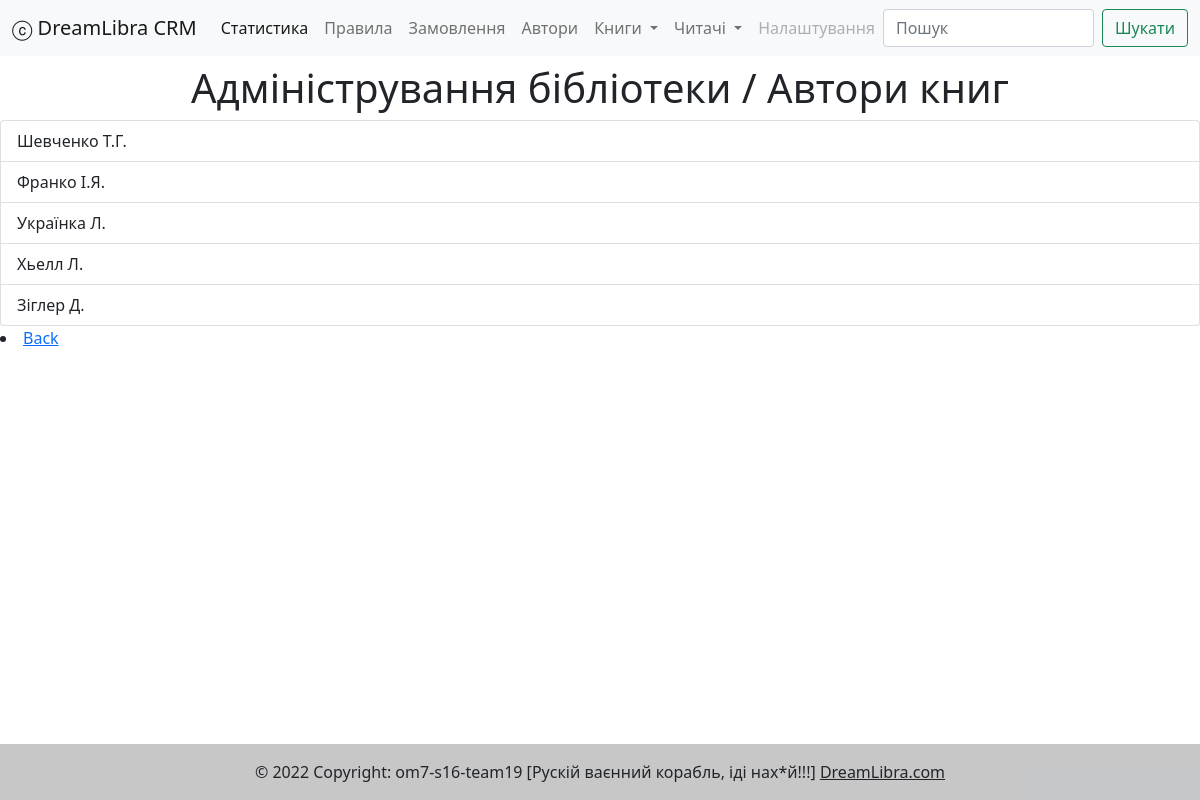
Page /author/ on the committed database.
### author/models.py (models this page shows, shortened)
class Author(models.Model):
    name = models.CharField(blank=True, max_length=20)
    surname = models.CharField(blank=True, max_length=20)
    patronymic = models.CharField(blank=True, max_length=20)
    @staticmethod
    def get_all():
        all_users = Author.objects.all()
        return all_users
    def surname_initials(self):
        patronymic_is_not_empty = self.patronymic and self.patronymic.strip()
        patronymic  = f"{self.patronymic[0]}." if patronymic_is_not_empty else ""
        return f"{self.surname} {self.name[0]}.{patronymic}".format(**vars())

### author/views.py (the view)
# urls.py: path('', AuthorList.as_view(), name='author'),
class AuthorList(ListView):
    model = Author
    template_name = "author/index.html"
    context_object_name = "authors"
    def get_context_data(self, **kwargs):
        context = super(AuthorList, self).get_context_data(**kwargs)
        context['title'] = 'Список авторів'
        context['content_title'] = 'Адміністрування бібліотеки / Автори книг'
        return context
    def get_queryset(self):
        queryset = Author.get_all()
        return queryset

### templates/author/index.html (shortened to what this page needs)
{% extends '_base.html' %}
{% block content %}
<div align = 'center'>
    <div >
		<h1>{{content_title}}</h1>
	</div>
</div>
<div class="list-group"  align = 'left'>
	{% for author in authors %}
	<button type="button" class="list-group-item list-group-item-action"  width = '200'>  {{ author.surname_initials }}</button>
	{% endfor %}
</div>
<li><a href="{% url 'index' %}">Back</a></li>
{% endblock %}

### rows in the picture
Author: surname_initials "Шевченко Т.Г."
Author: surname_initials "Франко І.Я."
Author: surname_initials "Українка Л."
Author: surname_initials "Хьелл Л."
Author: surname_initials "Зіглер Д."

### other values in the picture
{{ content_title }} "Адміністрування бібліотеки / Автори книг"
